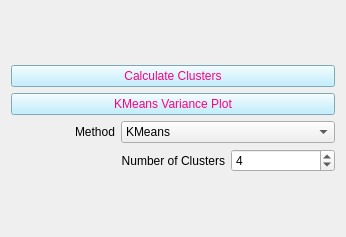
          <widget class="QWidget" name="page_6">
           <property name="geometry">
            <rect>
             <x>0</x>
             <y>0</y>
             <width>346</width>
             <height>237</height>
            </rect>
           </property>
           <attribute name="label">
            <string>Cluster Analysis</string>
           </attribute>
           <layout class="QGridLayout" name="gridLayout_18">
            <item row="0" column="0">
             <layout class="QGridLayout" name="gridLayout_4">
              <item row="0" column="0" colspan="3">
               <widget class="QPushButton" name="pb_calc_cluster">
                <property name="sizePolicy">
                 <sizepolicy hsizetype="Minimum" vsizetype="Fixed">
                  <horstretch>0</horstretch>
                  <verstretch>0</verstretch>
                 </sizepolicy>
                </property>
                <property name="styleSheet">
                 <string notr="true">background-color: rgb(175, 236, 255);
color: rgb(255, 0, 127);
</string>
                </property>
                <property name="text">
                 <string>Calculate Clusters</string>
                </property>
               </widget>
              </item>
              <item row="1" column="0" colspan="3">
               <widget class="QPushButton" name="pb_kmeans_elbow">
                <property name="sizePolicy">
                 <sizepolicy hsizetype="Minimum" vsizetype="Fixed">
                  <horstretch>0</horstretch>
                  <verstretch>0</verstretch>
                 </sizepolicy>
                </property>
                <property name="styleSheet">
                 <string notr="true">background-color: rgb(175, 236, 255);
color: rgb(255, 0, 127);
</string>
                </property>
                <property name="text">
                 <string>KMeans Variance Plot</string>
                </property>
               </widget>
              </item>
              <item row="2" column="0">
               <widget class="QLabel" name="label_10">
                <property name="text">
                 <string>Method</string>
                </property>
                <property name="alignment">
                 <set>Qt::AlignRight|Qt::AlignTrailing|Qt::AlignVCenter</set>
                </property>
               </widget>
              </item>
              <item row="2" column="1" colspan="2">
               <widget class="QComboBox" name="cb_clust_method">
                <property name="sizePolicy">
                 <sizepolicy hsizetype="Preferred" vsizetype="Fixed">
                  <horstretch>0</horstretch>
                  <verstretch>0</verstretch>
                 </sizepolicy>
                </property>
                <item>
                 <property name="text">
                  <string>KMeans</string>
                 </property>
                </item>
                <item>
                 <property name="text">
                  <string>MiniBatchKMeans</string>
                 </property>
                </item>
                <item>
                 <property name="text">
                  <string>MeanShift</string>
                 </property>
                </item>
                <item>
                 <property name="text">
                  <string>Spectral Clustering</string>
                 </property>
                </item>
                <item>
                 <property name="text">
                  <string>Correlation-Kmeans</string>
                 </property>
                </item>
                <item>
                 <property name="text">
                  <string>Affinity Propagation</string>
                 </property>
                </item>
               </widget>
              </item>
              <item row="3" column="0" colspan="2">
               <widget class="QLabel" name="label_2">
                <property name="text">
                 <string>Number of Clusters</string>
                </property>
                <property name="alignment">
                 <set>Qt::AlignRight|Qt::AlignTrailing|Qt::AlignVCenter</set>
                </property>
               </widget>
              </item>
              <item row="3" column="2">
               <widget class="QSpinBox" name="sb_ncluster">
                <property name="minimum">
                 <number>1</number>
                </property>
                <property name="value">
                 <number>4</number>
                </property>
               </widget>
              </item>
             </layout>
            </item>
           </layout>
          </widget>
